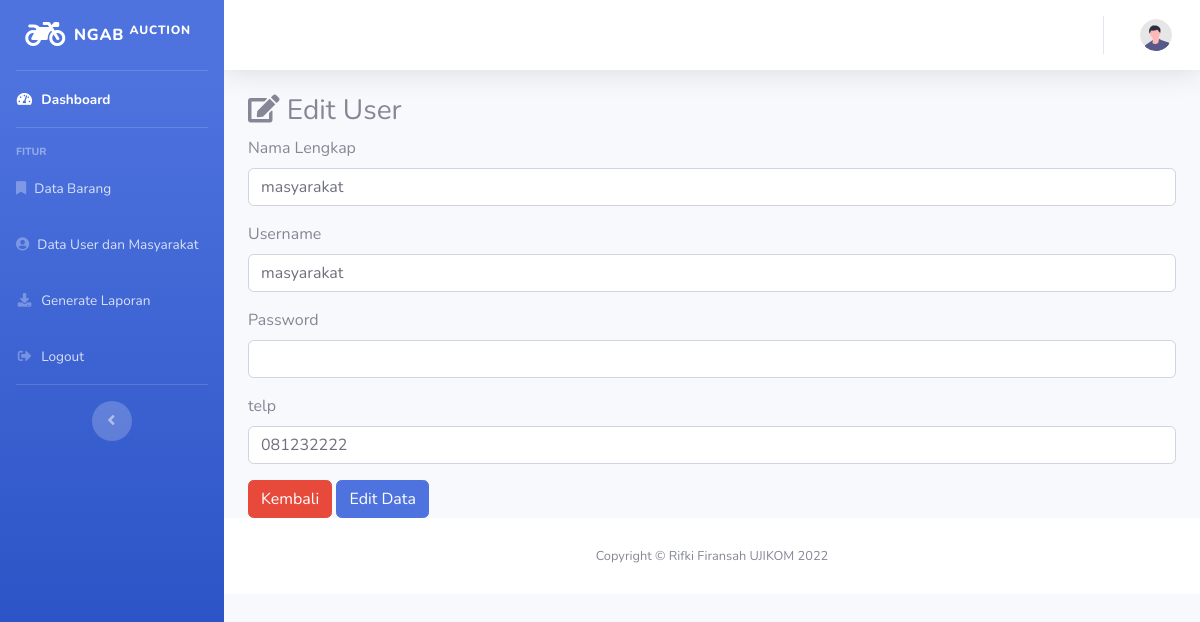
Before: /data_user/edit/1 with the older database file.
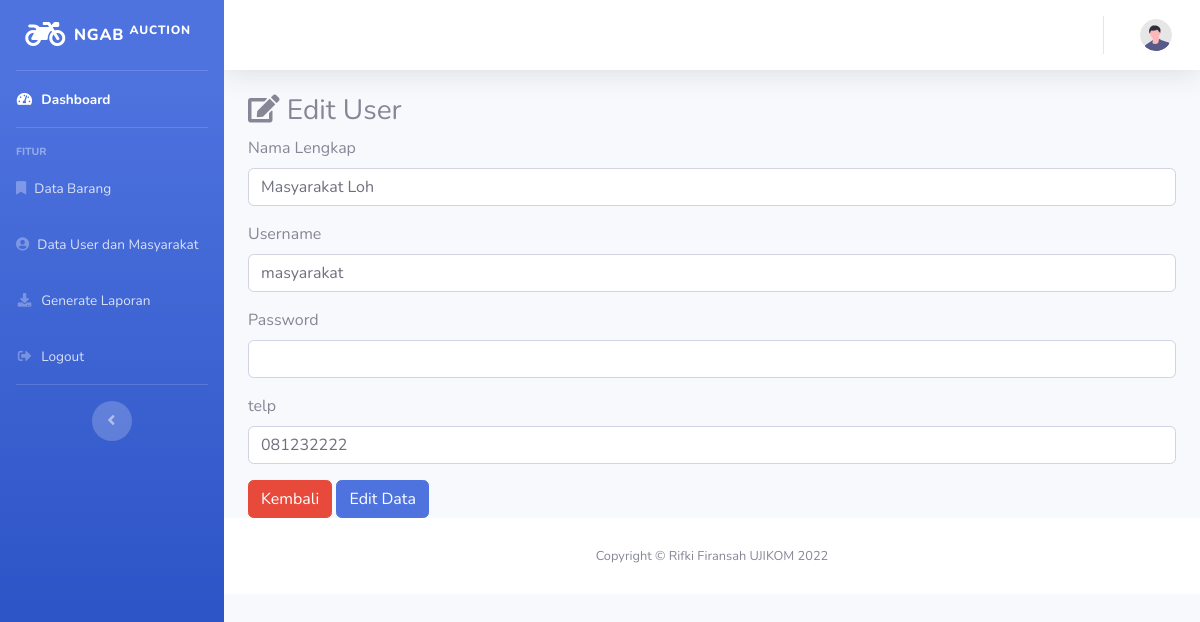
After: the same page with the newer database file.
### tables this page shows
CREATE TABLE `tb_masyarakat` (
  `id_user` int(11) NOT NULL,
  `nama_lengkap` varchar(25) NOT NULL,
  `username` varchar(25) NOT NULL,
  `password` varchar(50) NOT NULL,
  `telp` varchar(25) NOT NULL
);

### application/controllers/Data_user.php (called while the page is built, shortened)
<?php
class Data_user extends CI_Controller
{
  public function edit($id)
  {
    $where = [
      'id_user' => $id
    ];
    $data['user'] = $this->M_user->tampil_id($where);
    $this->load->view('layout/header');
    $this->load->view('layout/sidebar');
    $this->load->view('admin/edit_user', $data);
    $this->load->view('layout/footer');
  }
}

### index.php (called while the page is built, shortened)
<?php
require_once BASEPATH . 'core/CodeIgniter.php';

### application/models/M_user.php (called while the page is built, shortened)
<?php
class M_user extends CI_Model
{
  public function tampil_id($id)
  {
    return $this->db->get_where('tb_masyarakat', $id)->result();
  }
}

### application/views/admin/edit_user.php (the view, shortened to what this page needs)
<div class="container-fluid">
  <h3><i class="fas fa-edit"></i> Edit User</h3>
  <?php foreach ($user as $row) : ?>
    <form action="<?= base_url('data_user/update_data'); ?>" method="POST">
      <div class="form-group">
        <label for="nama">Nama Lengkap</label>
        <input type="text" name="nama_lengkap" id="nama" value="<?= $row->nama_lengkap; ?>" class="form-control">
      </div>
      <div class="form-group">
        <label for="username">Username</label>
        <input type="text" name="username" id="username" class="form-control" value="<?= $row->username; ?>">
      </div>
      <div class="form-group">
        <label for="password">Password</label>
        <input type="password" name="password" id="password" class="form-control">
      </div>
      <div class="form-group">
        <label for="telp">telp</label>
        <input type="number" name="telp" id="telp" value="<?= $row->telp; ?>" class="form-control">
      </div>
      <a href="<?= base_url('data_user'); ?>" class="btn btn-danger">Kembali</a>
      <button type="submit" class="btn btn-primary">Edit Data</button>
    </form>
  <?php endforeach; ?>
</div>

Changed rows visible on the page:
changed tb_masyarakat "masyarakat": nama_lengkap "masyarakat" → "Masyarakat Loh"
